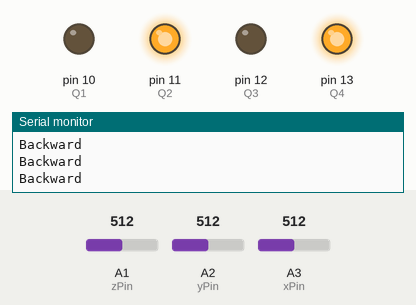
This sketch was run on a simulated Arduino Uno, built with avr-gcc and run on an emulated ATmega328P. On the bench: output pins drawn as LEDs (lit = HIGH), the last lines printed to the serial monitor. The test bench sets the inputs (shaded band); at power-on: A3 (xPin) = 512, A1 (zPin) = 512, A2 (yPin) = 512. Pins used as bus, display or sensor lines are not drawn.

Above: at 1.2 s.
1.3 s: A3 (xPin) set to 320
At 2.5 s:
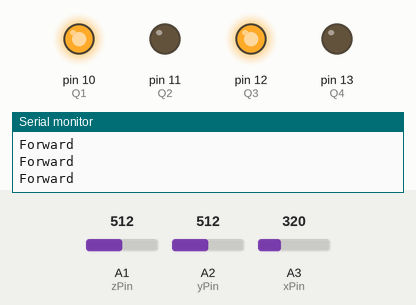
2.8 s: A3 (xPin) set to 340
At 3.8 s:
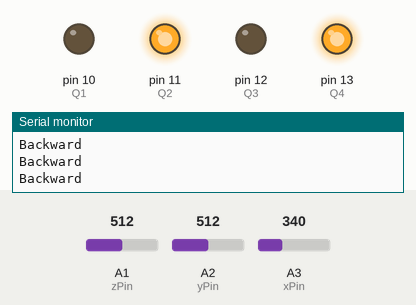
Timing chart, 0 to 5.8 s (numbered marks = the images above; inputs shaded):
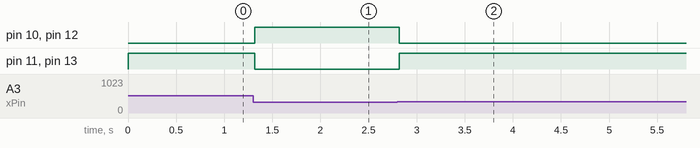

The sketch:

gesture_controlled_bot.ino
```cpp
//This program lets you to control your robot with gesture made by your hand

int GNDPin=A4; //Set Analog pin 4 as GND
int VccPin=A5; //Set Analog pin 5 as VCC          //these pins are connected to ADXL335 pins from arduino .here vcc of ADXL335 must be high
int xPin=A3; //X axis input
int yPin=A2; //Y axis input
int zPin=A1; //Z axis input(not used)
int Q1=10,Q2=11,Q3=12,Q4=13; //Output pins to be connected to 10, 11, 12, 13 of Decoder IC(for motors input)
long x; //Variabe for storing X coordinates
long y; //Variabe for storing Y coordinates
long z; //Variabe for storing Z coordinates
void setup()
{
  Serial.begin(9600); //baud rate setting is done using serial.begin  and baud rate is no.of bytes transfered per sec communication channel
  pinMode(Q1,OUTPUT);
  pinMode(Q2,OUTPUT);
  pinMode(Q3,OUTPUT);
  pinMode(Q4,OUTPUT);
  pinMode(GNDPin, OUTPUT);
  pinMode(VccPin, OUTPUT);
  digitalWrite(GNDPin, LOW); //Set A4 pin LOW        //connected to ADXL335 pins
  digitalWrite(VccPin, HIGH); //Set A5 pin HIGH
  }
void loop()
{
  x = analogRead(xPin); //Reads X coordinates
  y = analogRead(yPin); //Reads Y coordinates
  z = analogRead(zPin); //Reads Z coordinates (Not Used)
    if(x<330)      // Change the value for adjusting sensitivity
      forward();
    else if(x>330) // Change the value for adjusting sensitivity
      backward();
    else if(y<330) // Change the value for adjusting sensitivity
      right();
    else if(y>330) // Change the value for adjusting sensitivity
      left();
    else
      stop_();
}
void stop_()
{
  Serial.println("");             //first map speed using z and then output is placed in low,high in every function
  Serial.println("STOP");
  digitalWrite(Q1,LOW);
  digitalWrite(Q2,LOW);
  digitalWrite(Q3,LOW);
  digitalWrite(Q4,LOW);
}
void forward()
{
  Serial.println("");
  Serial.println("Forward");
  digitalWrite(Q1,HIGH);
  digitalWrite(Q2,LOW);
  digitalWrite(Q3,HIGH);
  digitalWrite(Q4,LOW);
}
void backward()
{
  Serial.println("");
  Serial.println("Backward");
  digitalWrite(Q1,LOW);
  digitalWrite(Q2,HIGH);
  digitalWrite(Q3,LOW);
  digitalWrite(Q4,HIGH);
}
void left()
{
  Serial.println("");
  Serial.println("Left");
  digitalWrite(Q1,LOW);
  digitalWrite(Q2,HIGH);
  digitalWrite(Q3,HIGH);
  digitalWrite(Q4,LOW);
}
void right()
{
  Serial.println("");
  Serial.println("Right");
  digitalWrite(Q1,HIGH);
  digitalWrite(Q2,LOW);
  digitalWrite(Q3,LOW);
  digitalWrite(Q4,HIGH);
}
```

Receiver_Code.ino
```cpp
#include <avr/io.h>
#define FOSC 16000000
#define BAUD 9600
#define MYUBRR (FOSC/(16*BAUD))-1
int main(void)
{
  DDRD=(1<<DDD6);
  TCCR0A=(1<<COM0A1)|(1<<WGM00)|(1<<WGM01);
  TCCR0B=(1<<CS00);
  USART_Init(MYUBRR);
  while(1)
  {
    OCR0A=USART_Receive();
  }
}
void USART_Init( unsigned int ubrr)
{
 UBRR0H = (unsigned char)(ubrr>>8);
 UBRR0L = (unsigned char)ubrr;
 UCSR0B = (1<<RXEN0)|(1<<TXEN0);
 UCSR0C = (1<<USBS0)|(3<<UCSZ00);
}
unsigned char USART_Receive( void )
{
 while ( !(UCSR0A & (1<<RXC0)) );
 return UDR0;
}
```

Measured:
- after the input at 1.3 s, pin 10 (Q1), pin 12 (Q3): LOW → HIGH at once; pin 11 (Q2), pin 13 (Q4): HIGH → LOW at once
- after the input at 2.8 s, pin 10 (Q1), pin 12 (Q3): HIGH → LOW at once; pin 11 (Q2), pin 13 (Q4): LOW → HIGH at once
